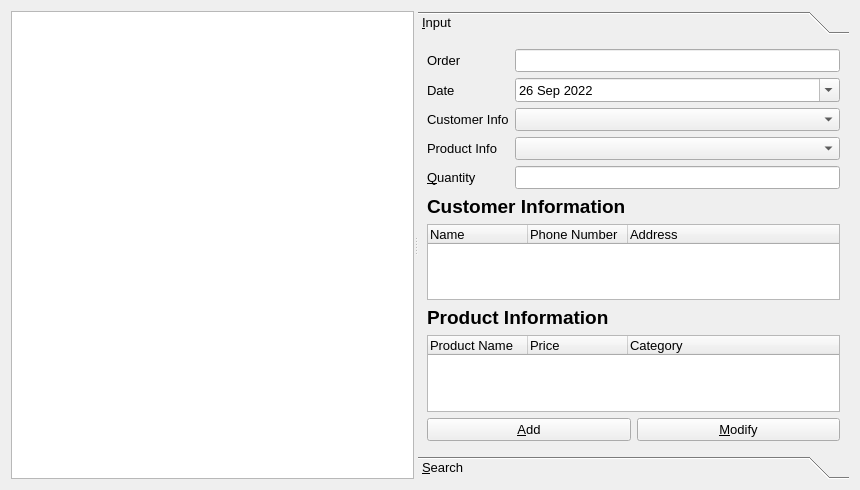
<?xml version="1.0" encoding="UTF-8"?>
<ui version="4.0">
 <class>ShoplistManagerForm</class>
 <widget class="QWidget" name="ShoplistManagerForm">
  <property name="geometry">
   <rect>
    <x>0</x>
    <y>0</y>
    <width>860</width>
    <height>490</height>
   </rect>
  </property>
  <property name="font">
   <font>
    <pointsize>10</pointsize>
    <bold>false</bold>
   </font>
  </property>
  <property name="windowTitle">
   <string>Client Info</string>
  </property>
  <layout class="QVBoxLayout" name="verticalLayout_2">
   <item>
    <widget class="QSplitter" name="splitter">
     <property name="orientation">
      <enum>Qt::Horizontal</enum>
     </property>
     <widget class="QWidget" name="layoutWidget">
      <layout class="QVBoxLayout" name="listVerticalLayout">
       <item>
        <widget class="QTableView" name="tableView">
         <property name="editTriggers">
          <set>QAbstractItemView::NoEditTriggers</set>
         </property>
         <property name="alternatingRowColors">
          <bool>true</bool>
         </property>
         <property name="selectionBehavior">
          <enum>QAbstractItemView::SelectRows</enum>
         </property>
         <attribute name="verticalHeaderVisible">
          <bool>false</bool>
         </attribute>
        </widget>
       </item>
      </layout>
     </widget>
     <widget class="QToolBox" name="toolBox">
      <property name="currentIndex">
       <number>0</number>
      </property>
      <widget class="QWidget" name="inputPage">
       <property name="geometry">
        <rect>
         <x>0</x>
         <y>0</y>
         <width>431</width>
         <height>426</height>
        </rect>
       </property>
       <attribute name="label">
        <string>&amp;Input</string>
       </attribute>
       <layout class="QGridLayout" name="gridLayout">
        <item row="3" column="0">
         <widget class="QTreeWidget" name="CustomerInfotreeWidget">
          <property name="enabled">
           <bool>true</bool>
          </property>
          <property name="rootIsDecorated">
           <bool>false</bool>
          </property>
          <column>
           <property name="text">
            <string>Name</string>
           </property>
          </column>
          <column>
           <property name="text">
            <string>Phone Number</string>
           </property>
          </column>
          <column>
           <property name="text">
            <string>Address</string>
           </property>
          </column>
         </widget>
        </item>
        <item row="1" column="0">
         <widget class="QLabel" name="label">
          <property name="font">
           <font>
            <pointsize>14</pointsize>
            <bold>true</bold>
           </font>
          </property>
          <property name="text">
           <string>Customer Information</string>
          </property>
         </widget>
        </item>
        <item row="0" column="0">
         <layout class="QFormLayout" name="clientFormLayout">
          <item row="0" column="0">
           <widget class="QLabel" name="idLabel">
            <property name="text">
             <string>Order</string>
            </property>
            <property name="buddy">
             <cstring>idLineEdit</cstring>
            </property>
           </widget>
          </item>
          <item row="0" column="1">
           <widget class="QLineEdit" name="idLineEdit">
            <property name="readOnly">
             <bool>true</bool>
            </property>
           </widget>
          </item>
          <item row="1" column="0">
           <widget class="QLabel" name="DateLabel">
            <property name="text">
             <string>Date</string>
            </property>
           </widget>
          </item>
          <item row="1" column="1">
           <widget class="QDateEdit" name="dateEdit">
            <property name="dateTime">
             <datetime>
              <hour>9</hour>
              <minute>0</minute>
              <second>0</second>
              <year>2022</year>
              <month>9</month>
              <day>26</day>
             </datetime>
            </property>
            <property name="calendarPopup">
             <bool>true</bool>
            </property>
           </widget>
          </item>
          <item row="2" column="0">
           <widget class="QLabel" name="CustomerInfoLabel">
            <property name="text">
             <string>Customer Info</string>
            </property>
           </widget>
          </item>
          <item row="2" column="1">
           <widget class="QComboBox" name="CustomerInfocomboBox">
            <property name="editable">
             <bool>false</bool>
            </property>
            <property name="currentText">
             <string/>
            </property>
            <property name="currentIndex">
             <number>-1</number>
            </property>
           </widget>
          </item>
          <item row="3" column="0">
           <widget class="QLabel" name="ProductInfoLabel">
            <property name="text">
             <string>Product Info</string>
            </property>
           </widget>
          </item>
          <item row="4" column="0">
           <widget class="QLabel" name="Quantitylabel">
            <property name="text">
             <string>&amp;Quantity</string>
            </property>
            <property name="buddy">
             <cstring>QuantityLineEdit</cstring>
            </property>
           </widget>
          </item>
          <item row="4" column="1">
           <widget class="QLineEdit" name="QuantityLineEdit"/>
          </item>
          <item row="3" column="1">
           <widget class="QComboBox" name="ProductInfocomboBox">
            <property name="currentIndex">
             <number>-1</number>
            </property>
           </widget>
          </item>
         </layout>
        </item>
        <item row="4" column="0">
         <widget class="QLabel" name="label_2">
          <property name="font">
           <font>
            <pointsize>14</pointsize>
            <bold>true</bold>
           </font>
          </property>
          <property name="text">
           <string>Product Information</string>
          </property>
         </widget>
        </item>
        <item row="7" column="0">
         <layout class="QHBoxLayout" name="horizontalLayout_2">
          <item>
           <widget class="QPushButton" name="addPushButton">
            <property name="text">
             <string>&amp;Add</string>
            </property>
           </widget>
          </item>
          <item>
           <widget class="QPushButton" name="modifyPushButton">
            <property name="text">
             <string>&amp;Modify</string>
            </property>
           </widget>
          </item>
         </layout>
        </item>
        <item row="6" column="0">
         <widget class="QTreeWidget" name="ProductInfotreeWidget">
          <property name="focusPolicy">
           <enum>Qt::StrongFocus</enum>
          </property>
          <property name="rootIsDecorated">
           <bool>false</bool>
          </property>
          <attribute name="headerVisible">
           <bool>true</bool>
          </attribute>
          <attribute name="headerStretchLastSection">
           <bool>true</bool>
          </attribute>
          <column>
           <property name="text">
            <string>Product Name</string>
           </property>
          </column>
          <column>
           <property name="text">
            <string>Price</string>
           </property>
          </column>
          <column>
           <property name="text">
            <string>Category</string>
           </property>
          </column>
         </widget>
        </item>
       </layout>
      </widget>
      <widget class="QWidget" name="searchPage">
       <property name="geometry">
        <rect>
         <x>0</x>
         <y>0</y>
         <width>431</width>
         <height>426</height>
        </rect>
       </property>
       <attribute name="label">
        <string>&amp;Search</string>
       </attribute>
       <layout class="QVBoxLayout" name="verticalLayout_3">
        <item>
         <widget class="QTableView" name="searchTableView">
          <property name="editTriggers">
           <set>QAbstractItemView::NoEditTriggers</set>
          </property>
          <property name="selectionBehavior">
           <enum>QAbstractItemView::SelectRows</enum>
          </property>
          <attribute name="verticalHeaderVisible">
           <bool>false</bool>
          </attribute>
         </widget>
        </item>
        <item>
         <layout class="QHBoxLayout" name="horizontalLayout">
          <item>
           <widget class="QComboBox" name="searchComboBox">
            <item>
             <property name="text">
              <string>Order</string>
             </property>
            </item>
            <item>
             <property name="text">
              <string>Date</string>
             </property>
            </item>
            <item>
             <property name="text">
              <string>Customer Info</string>
             </property>
            </item>
            <item>
             <property name="text">
              <string>Product Info</string>
             </property>
            </item>
            <item>
             <property name="text">
              <string>Quantity</string>
             </property>
            </item>
           </widget>
          </item>
          <item>
           <widget class="QLineEdit" name="searchLineEdit"/>
          </item>
         </layout>
        </item>
        <item>
         <widget class="QPushButton" name="searchPushButton">
          <property name="text">
           <string>S&amp;earch</string>
          </property>
         </widget>
        </item>
       </layout>
      </widget>
     </widget>
    </widget>
   </item>
  </layout>
 </widget>
 <resources/>
 <connections/>
</ui>
